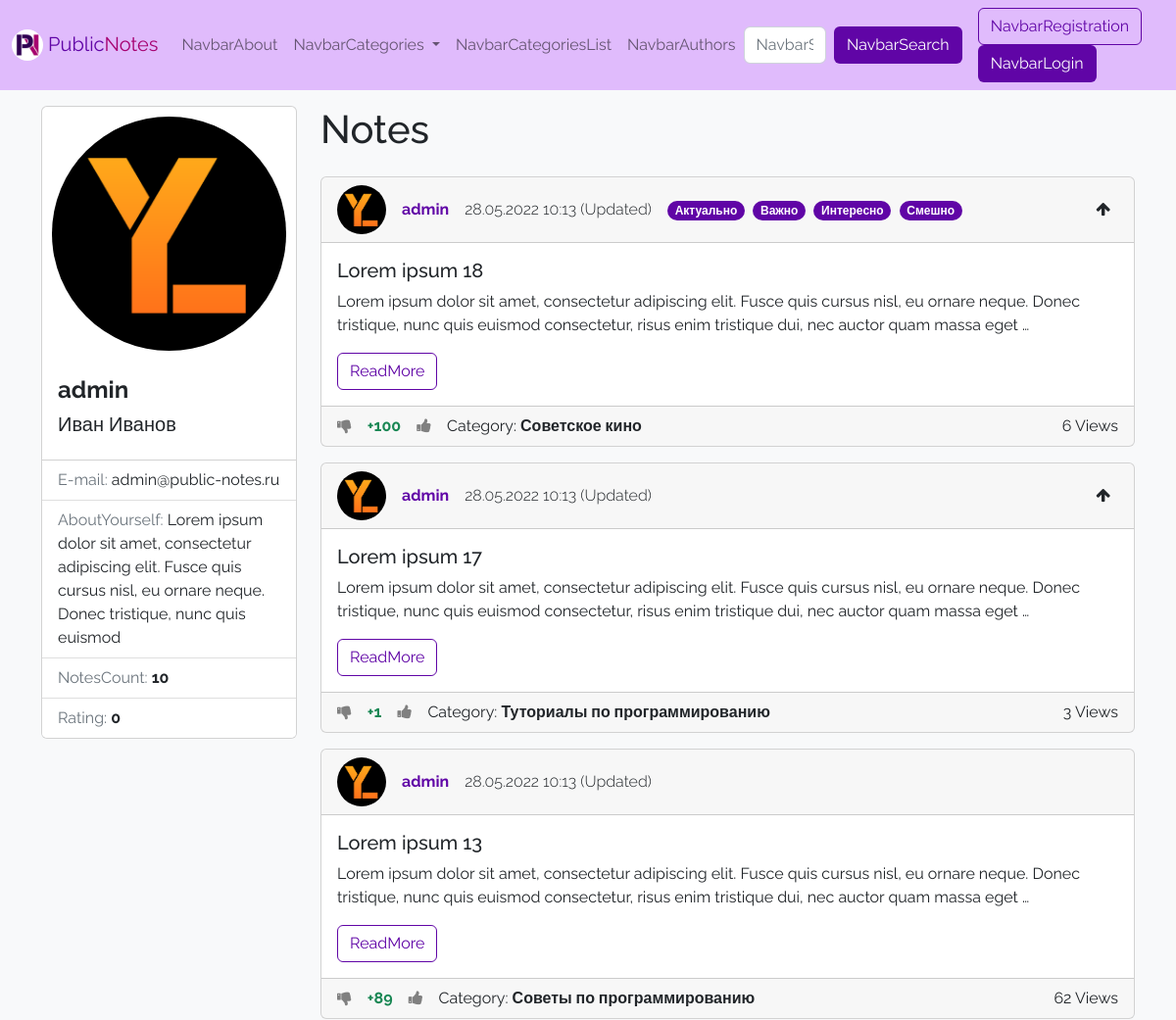
/author/1/ (upper part), run on an earlier commit of the app's database.
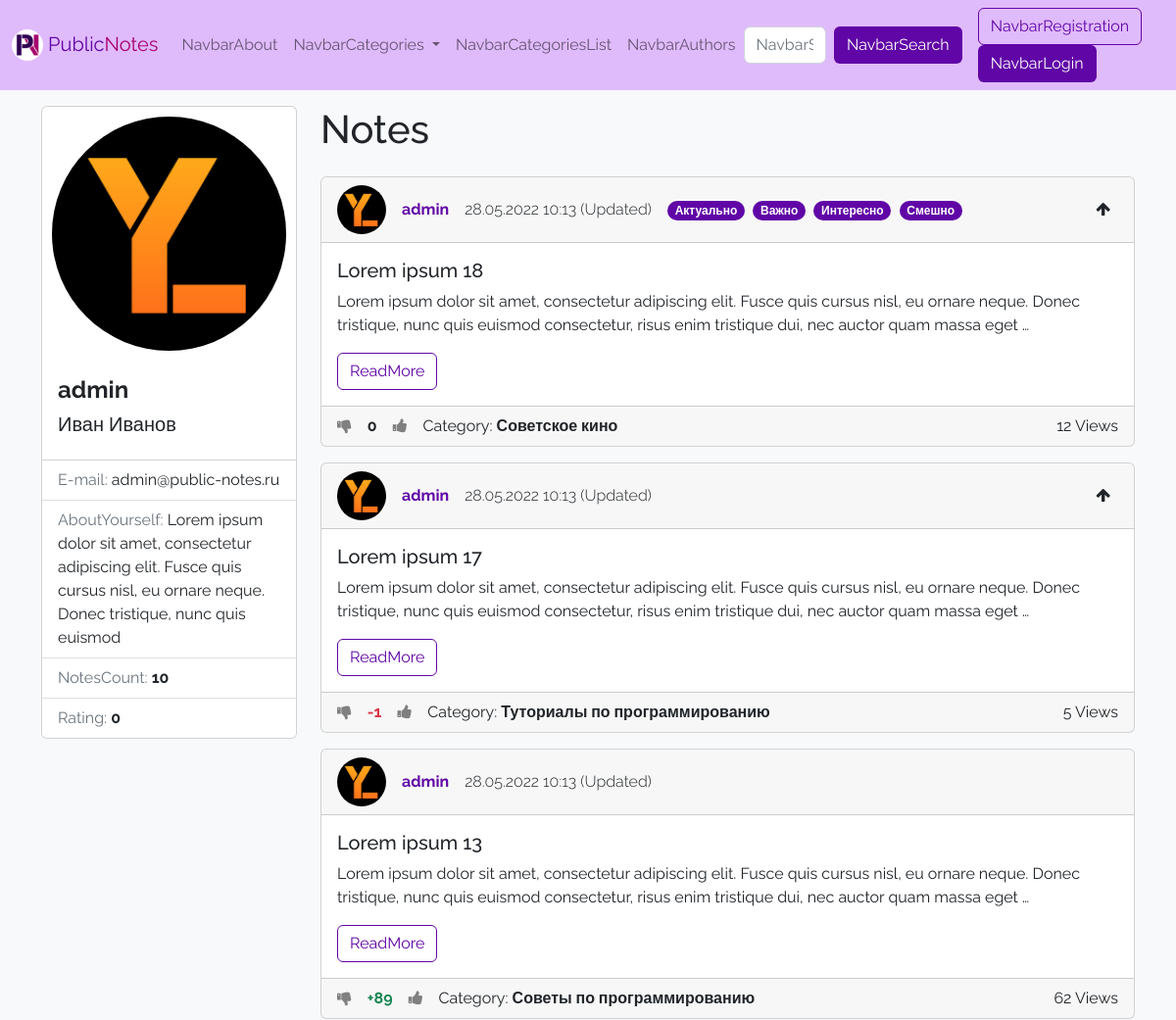
And on a later commit of the database.
### wall/models.py (models this page shows, shortened)
class Note(models.Model):
    title = models.CharField(max_length=150, verbose_name=_('Title'))
    content = models.TextField(verbose_name=_('Text'), blank=True)
    created_at = models.DateTimeField(auto_now_add=True, verbose_name=_('CreationTime'))
    updated_at = models.DateTimeField(auto_now=True, verbose_name=_('LastUpdateTime'))
    views = models.PositiveIntegerField(default=0, verbose_name=_('NumberOfViews'))
    rating = models.IntegerField(verbose_name=_('Rating'), default=0)
    is_public = models.BooleanField(verbose_name=_('Public'), default=False)
    stared = models.BooleanField(verbose_name=_('Important'), default=False)
    author = models.ForeignKey(
        settings.AUTH_USER_MODEL,
        on_delete=models.CASCADE,
        verbose_name=_('Author'),
        null=True,
        blank=True,
    )
    is_pined = models.BooleanField(verbose_name=_('PinedInProfile'), default=False)
    category = TreeForeignKey('Category', on_delete=models.SET_NULL, verbose_name=_('Category'), null=True, blank=True)
    tags = models.ManyToManyField('Tag', blank=True, verbose_name=_('Tags'), related_name='notes')
    likes = models.ManyToManyField('User', blank=True, verbose_name=_('NoteLikes'), related_name='liked_notes')
    dislikes = models.ManyToManyField('User', blank=True, verbose_name=_('NoteDislikes'), related_name='disliked_notes')
    def get_absolute_url(self):
        return reverse('note', kwargs={"pk": self.pk})
    class Meta:
        verbose_name = _('Note')
        verbose_name_plural = _('Notes')
        ordering = ['-created_at', 'title']

class User(AbstractUser):
    email = models.EmailField(unique=True, verbose_name='E-mail')
    photo = models.ImageField(upload_to='photos/%Y/%m/%d/', verbose_name=_('Avatar'), blank=True)
    rating = models.IntegerField(verbose_name=_('Rating'), default=0)
    bio = models.TextField(verbose_name=_('Bio'), blank=True)
    show_email = models.BooleanField(verbose_name=_('PublicEmail'), default=False)
    def get_absolute_url(self):
        return reverse('author', kwargs={"pk": self.pk})

class Category(MPTTModel):
    parent = TreeForeignKey('self', on_delete=models.CASCADE, null=True, blank=True, related_name='children',
                            verbose_name=_('ParentCategory'))
    title = models.CharField(max_length=150, verbose_name=_('Title'), unique=True)
    preview = models.ImageField(upload_to='photos/%Y/%m/%d/', verbose_name=_('Preview'), blank=True)
    def get_absolute_url(self):
        return reverse('category', kwargs={"pk": self.pk})
    class MPTTMeta:
        order_insertion_by = ['title']
    class Meta:
        verbose_name = _('Category')
        verbose_name_plural = _('Categories')
        ordering = ['title']

### wall/views.py (the view)
# urls.py: path('author/<int:pk>/', views.ViewAuthor.as_view(), name='author'),
class ViewAuthor(DetailView):
    model = models.User
    template_name = 'wall/author.html'
    context_object_name = 'author'
    def get_context_data(self, *, object_list=None, **kwargs):
        context = super(ViewAuthor, self).get_context_data(**kwargs)
        context['page_obj'] = services.get_notes_by_author(author_pk=self.kwargs['pk'],
                                                           include_private=self.request.user == self.object)
        return context

### wall/models.py (called while the page is built)
    def get_absolute_url(self):
        return reverse('tag', kwargs={"pk": self.pk})

### wall/services.py (called while the page is built)
def get_notes_by_author(author_pk: int, include_private: bool) -> list[models.Note]:
    all_notes = models.Note.objects.filter(author=author_pk)
    if not include_private:
        return all_notes.filter(is_public=True)
    return all_notes.order_by('-is_pined', '-created_at')

def is_authenticated_user_the_author_of_note(authenticated_user: models.User | AnonymousUser,
                                             note_pk: int) -> bool:
    return authenticated_user == models.Note.objects.get(pk=note_pk).author

def did_user_like_note(user: models.User | AnonymousUser, note: models.Note) -> bool:
    return user in note.likes.all()

def did_user_dislike_note(user: models.User | AnonymousUser, note: models.Note) -> bool:
    return user in note.dislikes.all()

### wall/templatetags/wall_tags.py (called while the page is built)
@register.simple_tag
def get_categories():
    return models.Category.objects.all()

@register.simple_tag
def get_notes_count_for_author(author: models.User):
    return models.Note.objects.filter(author=author).count()

### wall/templates/wall/author.html (shortened to what this page needs)
{% extends 'base.html' %}
{% load i18n %}
{% load wall_tags %}
{% block sidebar %}
<div class="card">
    <img src="{% if author.photo %}
                {{ author.photo.url }}
                {% else %}
                {% load static %}
                {% endif %}" alt="..."
         style="border-radius: 50%; padding: 10px;">
    <div class="card-body">
        <h4 class="card-title"><span class="fw-bold">{{ author.username }}</span></h4>
        <h5><span class="fw-light">
            {% if author.first_name %}
            {{ author.first_name }}
            {% endif %}
            {% if author.last_name %}
            {{ author.last_name }}
            {% endif %}</span></h5>
    </div>
    <ul class="list-group list-group-flush">
        {% if author.show_email %}
        <li class="list-group-item">
            <p class="card-text"><span class="text-secondary"> E-mail: </span>{{ author.email }}</p>
        </li>
        {% endif %}
        {% if author.bio %}
        <li class="list-group-item">
            <p class="card-text"><span class="text-secondary"> {% trans 'AboutYourself' %}: </span>{{ author.bio }}</p>
        </li>
        {% endif %}
        <li class="list-group-item"><span class="text-secondary">{% trans 'NotesCount' %}: </span>
            <span class="fw-bold"> {% get_notes_count_for_author author %}</span></li>
        <li class="list-group-item"><span class="text-secondary">{% trans 'Rating' %}: </span><span class="
                        {% if item.rating > 0 %}
                        text-success
                        {% elif item.rating < 0 %}
                        text-danger
                        {% else %}
                        {% endif %}
                        fw-bold"> {{ author.rating }}
                    </span>
        </li>
    </ul>
</div>
{% endblock %}
{% block content_title %}
<div class="hstack gap-3 mb-3">
    <div>
        <h1>{% trans 'Notes' %}</h1>
    </div>
</div>
{% endblock %}
{% block content %}
{% for item in page_obj %}
{% one_note item in_profile=True user=request.user %}
{% endfor %}
{% endblock %}

### wall/templates/wall/note_template.html (shortened to what this page needs)
{% load wall_tags %}
{% load i18n %}
<div class="card mb-3">
    <div class="card-header">
        <div class="hstack gap-3">
            <div class="">
                <img src="{% if note.author.photo %}
                {{ note.author.photo.url }}
                {% else %}
                {% load static %}
                {% endif %}" alt="..." width="50" height="50"
                     style="border-radius: 25px;">
            </div>
            <div class="fw-bold">
                {% if note.author %}
                <a href="{{ note.author.get_absolute_url }}" class="text-decoration-none text-purple">
                    {{ note.author.username }}</a>
                {% else %}
                Аноним
                {% endif %}
            </div>
            <div class="fw-light">
                {{ note.created_at|date:"d.m.Y H:i" }}
                {% if was_updated %}
                <span data-bs-toggle="tooltip"
                      title="{{ note.updated_at|date:'d.m.Y H:i' }}">
                    ({% trans 'Updated' %})</span>
                {% endif %}
            </div>
            <div>
                {% for tag in note.tags.all %}
                <a href="{{ tag.get_absolute_url }}"
                   class="badge rounded-pill text-bg-purple text-decoration-none me-1">
                    {{ tag.title }}</a>
                {% endfor %}
            </div>
            {% if in_profile and note.is_pined %}
            <div class="me-2">
                <span data-bs-toggle="tooltip"
                      title="{% trans 'PinedInProfile' %}">
                    <i class="fa fa-arrow-up"></i>
                </span>
            </div>
            {% endif %}
        </div>
    </div>
    <div class="card-body" style="transform: rotate(0);">
        <h5 class="card-title">
            {% if show_full %}
            {{ note.title }}
            {% else %}
            {{ note.title|truncatewords:10 }}
            {% endif %}
        </h5>
        <p class="card-text">
            {% if show_full %}
            {{ note.content }}
            {% else %}
            {{ note.content|truncatewords:30 }}
            {% endif %}
        </p>
        {% if not show_full %}
        <a href="{{ note.get_absolute_url }}" class="btn btn-outline-purple stretched-link">{% trans 'ReadMore' %}</a>
        {% endif %}
    </div>
    <div class="card-footer">
        <div class="hstack gap-3">
            <div>
                <a href="{% url 'dislike_note' note.pk %}"
                   style="
                   {% if is_disliked %}
                   color: Black;
                   {% else %}
                   color: Grey;
                   {% endif %}">
                    <i class="fa fa-thumbs-down"></i>
                </a>
            </div>
            <div>
                <span class="fw-bold">
                    {% if note.rating > 0 %}
                    <span class="text-success">+{{ note.rating }}</span>
                    {% elif note.rating < 0 %}
                    <span class="text-danger">{{ note.rating }}</span>
                    {% else %}
                    <span>{{ note.rating }}</span>
                    {% endif %}
                </span>
            </div>
            <div>
                <a href="{% url 'like_note' note.pk %}"
                   style="
                   {% if is_liked %}
                   color: Black;
                   {% else %}
                   color: Grey;
                   {% endif %}">
                    <i class="fa fa-thumbs-up"></i>
                </a>
            </div>
            {% if note.category %}
            <div><span class="">{% trans 'Category' %}: </span><a href="{{ note.category.get_absolute_url }}"
                                                                  class="text-decoration-none text-dark fw-bold">
                {{ note.category.title }}</a></div>
            {% endif %}
            <div class="ms-auto">{{ note.views }} {% trans 'Views' %}</div>
        </div>
    </div>
</div>

What changed in the data, as far as the page shows it:
changed Note "Lorem ipsum 18": views "6" → "12"; rating "100" → "0"
changed Note "Lorem ipsum 17": views "3" → "5"; rating "1" → "-1"
